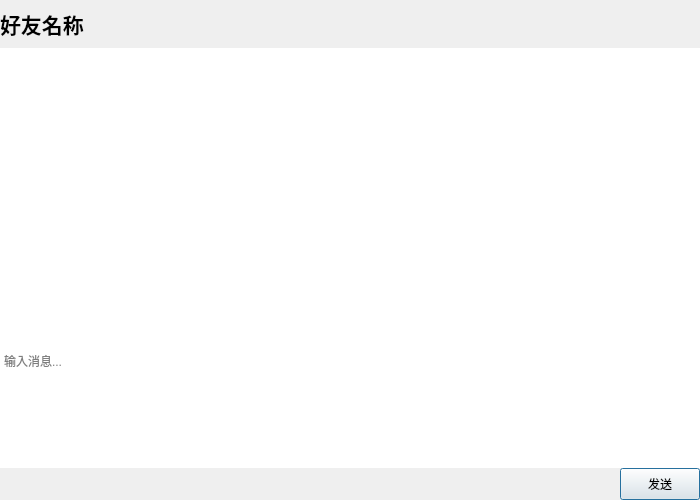
<?xml version="1.0" encoding="UTF-8"?>
<ui version="4.0">
 <class>ChatDialog</class>
 <widget class="QDialog" name="ChatDialog">
  <property name="geometry">
   <rect>
    <x>0</x>
    <y>0</y>
    <width>700</width>
    <height>500</height>
   </rect>
  </property>
  <property name="minimumSize">
   <size>
    <width>500</width>
    <height>400</height>
   </size>
  </property>
  <property name="windowTitle">
   <string>聊天</string>
  </property>
  <layout class="QVBoxLayout" name="mainLayout">
   <property name="spacing">
    <number>0</number>
   </property>
   <property name="leftMargin">
    <number>0</number>
   </property>
   <property name="topMargin">
    <number>0</number>
   </property>
   <property name="rightMargin">
    <number>0</number>
   </property>
   <property name="bottomMargin">
    <number>0</number>
   </property>
   <item>
    <widget class="QLabel" name="lb_friendName">
     <property name="font">
      <font>
       <family>Microsoft YaHei</family>
       <pointsize>16</pointsize>
       <weight>75</weight>
       <bold>true</bold>
      </font>
     </property>
     <property name="text">
      <string>好友名称</string>
     </property>
     <property name="alignment">
      <set>Qt::AlignLeading|Qt::AlignLeft|Qt::AlignVCenter</set>
     </property>
     <property name="minimumSize">
      <size>
       <width>0</width>
       <height>48</height>
      </size>
     </property>
     <property name="maximumSize">
      <size>
       <width>16777215</width>
       <height>48</height>
      </size>
     </property>
     <property name="textFormat">
      <enum>Qt::PlainText</enum>
     </property>
    </widget>
   </item>
   <item>
    <widget class="QTextBrowser" name="tb_chat">
     <property name="minimumSize">
      <size>
       <width>0</width>
       <height>250</height>
      </size>
     </property>
     <property name="frameShape">
      <enum>QFrame::NoFrame</enum>
     </property>
     <property name="openExternalLinks">
      <bool>false</bool>
     </property>
     <property name="openLinks">
      <bool>false</bool>
     </property>
    </widget>
   </item>
   <item>
    <widget class="QTextEdit" name="te_chat">
     <property name="minimumSize">
      <size>
       <width>0</width>
       <height>80</height>
      </size>
     </property>
     <property name="maximumSize">
      <size>
       <width>16777215</width>
       <height>120</height>
      </size>
     </property>
     <property name="frameShape">
      <enum>QFrame::NoFrame</enum>
     </property>
     <property name="placeholderText">
      <string>输入消息...</string>
     </property>
     <property name="acceptRichText">
      <bool>true</bool>
     </property>
     <property name="tabChangesFocus">
      <bool>true</bool>
     </property>
    </widget>
   </item>
   <item>
    <layout class="QHBoxLayout" name="sendBtnLayout">
     <property name="spacing">
      <number>0</number>
     </property>
     <property name="leftMargin">
      <number>0</number>
     </property>
     <property name="topMargin">
      <number>0</number>
     </property>
     <property name="rightMargin">
      <number>0</number>
     </property>
     <property name="bottomMargin">
      <number>0</number>
     </property>
     <item>
      <spacer name="sendBtnSpacer">
       <property name="orientation">
        <enum>Qt::Horizontal</enum>
       </property>
       <property name="sizeHint" stdset="0">
        <size>
         <width>40</width>
         <height>20</height>
        </size>
       </property>
      </spacer>
     </item>
     <item>
      <widget class="QPushButton" name="pb_send">
       <property name="minimumSize">
        <size>
         <width>80</width>
         <height>32</height>
        </size>
       </property>
       <property name="text">
        <string>发送</string>
       </property>
       <property name="autoDefault">
        <bool>true</bool>
       </property>
       <property name="default">
        <bool>true</bool>
       </property>
      </widget>
     </item>
    </layout>
   </item>
  </layout>
 </widget>
 <resources/>
 <connections/>
</ui>
